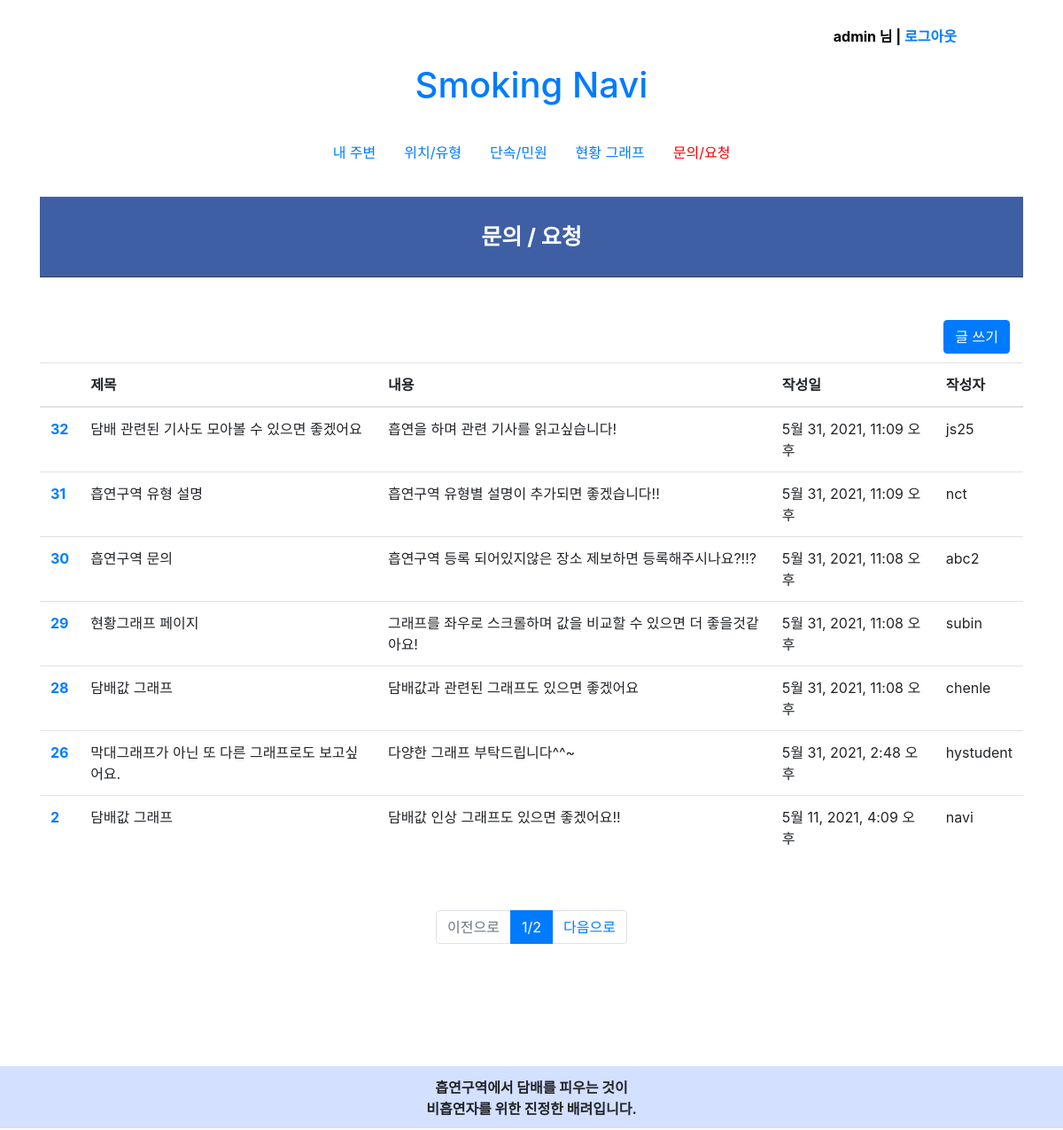
Page /post/post_list (signed in) on the committed database.
### post/models.py (models this page shows, shortened)
class Post(models.Model):
    number = models.AutoField(primary_key=True)
    author = models.ForeignKey(settings.AUTH_USER_MODEL, on_delete=models.CASCADE)
    title = models.CharField(max_length=200)
    text = models.TextField()
    created_date = models.DateTimeField(default=timezone.now)
    published_date = models.DateTimeField(blank=True, null=True)
    class Meta:
        permissions = [
            ('can_answer', 'Can Answer')
        ]

### post/views.py (the view)
# urls.py: path('post_list', post_list, name='post_list'),
def post_list(request):
    if not request.user.is_authenticated:
        return render(request, 'post/post_must_login.html')
    else:
        all_posts = Post.objects.all().order_by('-published_date')
        posts = Post.objects.filter(published_date__lte=timezone.now()).order_by('-published_date')
        page = int(request.GET.get('p', 1))
        paginator = Paginator(all_posts, 7)
        posts = paginator.get_page(page)
        return render(request, 'post/post_list.html', {'posts': posts})

### post/templates/post/post_list.html (shortened to what this page needs)
{% extends "post/post_base.html" %}
{% block content %}
<body>
    <div class="header1">
            <h3>문의 / 요청</h3>
    </div>
    <div class="container">
    <div class="row mt-5">
    <div class="col-12">
    <a class="btn btn-primary" href="{% url 'post:post_new' %}" style ="float:right;">글 쓰기</a>
        <br><br>
    </div>
    <table class="table">
      <thead class="thead">
        <tr>
          <th scope="col">&nbsp;&nbsp;&nbsp;</th>
          <th scope="col">제목</th>
          <th scope="col">내용</th>
          <th scope="col">작성일</th>
          <th scope="col">작성자</th>
        </tr>
      </thead>
      <tbody>
      {% for post in posts %}
        <tr onclick = "location.href='post/{{ post.pk }}'">
          <th scope="row">
              <a href='post/{{ post.pk }}'>
            {{ post.number }}
              </a>
          </th>
            <td>{{ post.title }}</td>
            <td>{{ post.text }}</td>
            <td>{{ post.published_date }}</td>
            <td>{{ post.author }}</td>
        </tr>
      {% endfor %}
      </tbody>
    </table>
  </div>
</div>
    <div class="paging">
            <ul class = "pagination justify-content-center">
                {% if posts.has_previous %}
                    <li class = "page-item">
                        <a class = "page-link disabled" href = "?p={{posts.previous_page_number}}">이전으로</a>
                    </li>
                {% else %}
                    <li class = "page-item disabled">
                        <a class = "page-link disabled" href = "#">이전으로</a>
                    </li>
                {% endif %}
                <li class = "page-item active">
                    <a class = "page-link">{{posts.number}}/{{posts.paginator.num_pages}}</a>
                </li>
                {% if posts.has_next %}
                    <li class = "page-item">
                        <a class = "page-link" href = "?p={{posts.next_page_number}}">다음으로</a>
                    </li>
                {% else %}
                    <li class = "page-item disabled">
                        <a class = "page-link disabled" href = "#">다음으로</a>
                    </li>
                {% endif %}
            </ul>
        </div>
</body>
{% endblock %}

### post/templates/post/post_base.html (shortened to what this page needs)
<!DOCTYPE html>
<html lang="ko">
<head>
    <link rel="stylesheet" href="https://cdn.jsdelivr.net/npm/bootstrap@4.5.3/dist/css/bootstrap.min.css">
</head>
<div class="page-header">
    <br/>
    {% if user.is_authenticated %}
      <p style="margin-right:10%;"><strong>{{user.get_username}} 님 |&nbsp;<a href="/accounts/logout" style="text-decoration:none;">로그아웃</a></strong></p>
    {% else %}
      <p style="margin-right:10%;"><strong><a href="/accounts/login" style="text-decoration:none;">로그인</a> | <a href="/accounts/register" style="text-decoration:none;">회원가입</a></strong></p>
    {% endif %}
</div>
<br/>
<nav class="navbarmain" >
    <div class="navtitle">
    <a class="navbar title justify-content-center" id="titlename" href="/" style="text-decoration:none;"><h1>Smoking Navi</h1></a>
    </div>
    <div class="nav" id="nav-tab" role="tablist">
        <ul class="nav">
            <li class="nav-item"><a class="nav-link" href="/">내 주변</a>
            <li class="nav-item"><a class="nav-link" href="/location" onclick="location.href='/location'">위치/유형</a>
            <li class="nav-item"><a class="nav-link" href="/cp_cd">단속/민원</a>
            <li class="nav-item"><a class="nav-link" href="/graph">현황 그래프</a>
            {% if request.user.is_active and request.user.is_staff %}
            <li class="nav-item"><a class="nav-link active" href="/post/post_list_staff">문의/요청</a>
            {% else %}
            <li class="nav-item"><a class="nav-link active" href="/post/post_list">문의/요청</a>
            {% endif %}
        </ul>
    </div>
</nav>
<div class="container">
<body>
<div class="blockcontents">
{% block content %}
{% endblock %}
</div>
<br/><br/><br/>
</body>
</div>
<footer>
    <div id="footerbox">
        <p><strong>흡연구역에서 담배를 피우는 것이<br/>비흡연자를 위한 진정한 배려입니다.</strong></p>
    </div>
</footer>
</html>

### post/templates/post/post_base.html (style rules this page uses)
@media screen and (min-width: 769px) { #footerbox { bottom: 0; padding: 0%; background-color: #D4E0FF; width: 100%; height: 70px; } }
@media screen and (min-width: 769px) { #footerbox > p { font-size: 100%; text-align: center; padding: 1%; } }
@media screen and (min-width: 769px) { .page-header > p { color: black; float: right; margin-top: 5px; } }
@media screen and (min-width: 769px) { .nav { margin: 0 auto; text-align:center; } }
@media screen and (min-width: 769px) { .navtitle { width: 100%; text-align:center; margin : 0 auto; } }
@media screen and (min-width: 769px) { .navbarmain { text-align:center; } }
@media screen and (min-width: 769px) { #titlename { display: inline; } }
@media screen and (min-width: 769px) { .container { min-height: 100%; margin-bottom: -70px; padding-bottom: 10%; } }
@media screen and (min-width: 769px) { li.active a { color: red; } }

### post/templates/post/post_list.html (style rules this page uses)
.header1 { background-color: #3F5FA5; color: white; padding: 20px 30px; border-bottom: 1px solid #3D3D3D; margin-bottom: 10px; margin-top:30px; }
.header1 h3 { font-size: 25px; font-weight: bolder; margin: 0; margin-bottom: 10px; margin-top: 10px; text-align: center; }

### rows in the picture
Post: number "32", title "담배 관련된 기사도 모아볼 수 있으면 좋겠어요", text "흡연을 하며 관련 기사를 읽고싶습니다!", published_date "5월 31, 2021, 11:09 오후", author "js25"
Post: number "31", title "흡연구역 유형 설명", text "흡연구역 유형별 설명이 추가되면 좋겠습니다!!", published_date "5월 31, 2021, 11:09 오후", author "nct"
Post: number "30", title "흡연구역 문의", text "흡연구역 등록 되어있지않은 장소 제보하면 등록해주시나요?!!?", published_date "5월 31, 2021, 11:08 오후", author "abc2"
Post: number "29", title "현황그래프 페이지", text "그래프를 좌우로 스크롤하며 값을 비교할 수 있으면 더 좋을것같아요!", published_date "5월 31, 2021, 11:08 오후", author "subin"
Post: number "28", title "담배값 그래프", text "담배값과 관련된 그래프도 있으면 좋겠어요", published_date "5월 31, 2021, 11:08 오후", author "chenle"
Post: number "26", title "막대그래프가 아닌 또 다른 그래프로도 보고싶어요.", text "다양한 그래프 부탁드립니다^^~", published_date "5월 31, 2021, 2:48 오후", author "hystudent"
Post: number "2", title "담배값 그래프", text "담배값 인상 그래프도 있으면 좋겠어요!!", published_date "5월 11, 2021, 4:09 오후", author "navi"

### other values in the picture
{{ user.get_username }} "admin"
{{ posts.number }} "1"
{{ posts.paginator.num_pages }} "2"
